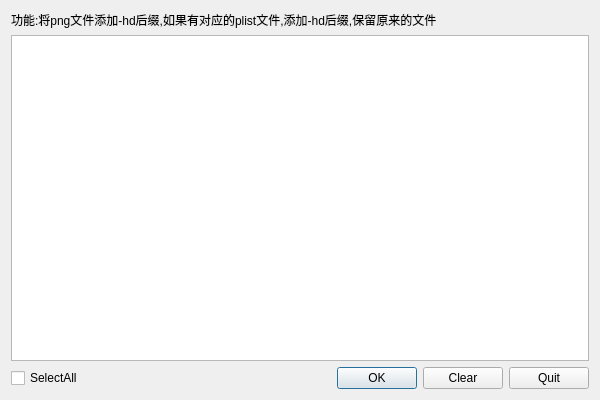
<?xml version="1.0" encoding="UTF-8"?>
<ui version="4.0">
 <class>QAddHdDialog</class>
 <widget class="QDialog" name="QAddHdDialog">
  <property name="geometry">
   <rect>
    <x>0</x>
    <y>0</y>
    <width>600</width>
    <height>400</height>
   </rect>
  </property>
  <property name="windowTitle">
   <string>AddHdDialog</string>
  </property>
  <layout class="QGridLayout" name="gridLayout">
   <item row="0" column="0">
    <layout class="QVBoxLayout" name="verticalLayout">
     <item>
      <widget class="QLabel" name="label">
       <property name="text">
        <string>功能:将png文件添加-hd后缀,如果有对应的plist文件,添加-hd后缀,保留原来的文件</string>
       </property>
       <property name="textFormat">
        <enum>Qt::PlainText</enum>
       </property>
       <property name="wordWrap">
        <bool>true</bool>
       </property>
      </widget>
     </item>
     <item>
      <widget class="QListWidget" name="listWidget"/>
     </item>
     <item>
      <layout class="QHBoxLayout" name="horizontalLayout">
       <item>
        <widget class="QCheckBox" name="selectAll">
         <property name="text">
          <string>SelectAll</string>
         </property>
        </widget>
       </item>
       <item>
        <spacer name="horizontalSpacer">
         <property name="orientation">
          <enum>Qt::Horizontal</enum>
         </property>
         <property name="sizeHint" stdset="0">
          <size>
           <width>148</width>
           <height>20</height>
          </size>
         </property>
        </spacer>
       </item>
       <item>
        <widget class="QPushButton" name="ok">
         <property name="text">
          <string>OK</string>
         </property>
        </widget>
       </item>
       <item>
        <widget class="QPushButton" name="clear">
         <property name="text">
          <string>Clear</string>
         </property>
        </widget>
       </item>
       <item>
        <widget class="QPushButton" name="quit">
         <property name="text">
          <string>Quit</string>
         </property>
        </widget>
       </item>
      </layout>
     </item>
    </layout>
   </item>
  </layout>
 </widget>
 <resources/>
 <connections/>
</ui>
